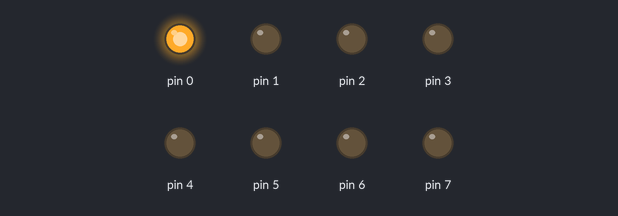
Simulated run of this sketch. Board: Arduino Uno, built with avr-gcc and run on an emulated ATmega328P. Parts: output pins drawn as LEDs (lit = HIGH).

Above: at 0.1 s.
At 4.1 s:
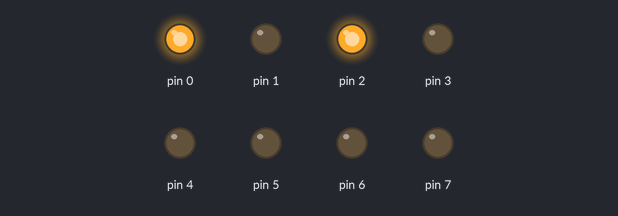
At 9.1 s:
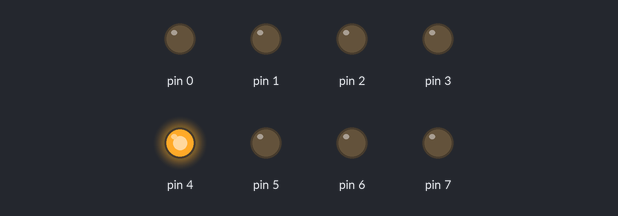
At 19.1 s:
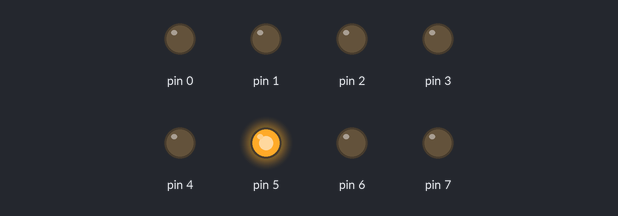
At 29.1 s:
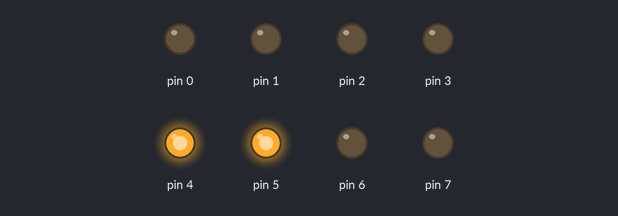
At 39.1 s:
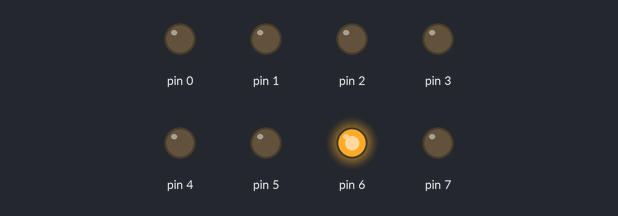
Timing chart, 0 to 40.0 s (numbered marks = the images above):
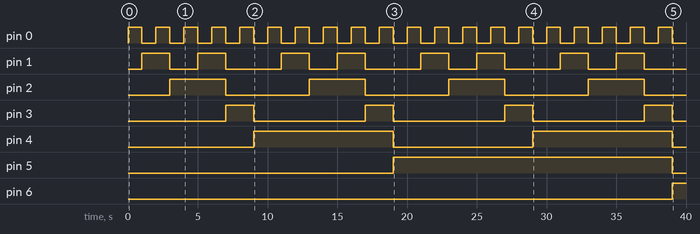

The sketch:

doubleSevenSegmentsIndicator.ino
```cpp
void setup() {
  for(int i = 0; i < 8; i++){
    pinMode(i, OUTPUT);
  }
}

int number = 1;

void loop() {
  int last = number % 10;
  int first = number / 10;

  for(int i = 0; i < 4; i++){
    digitalWrite(i, last & 0x1);
    last = last >> 1;
  }
  for(int i = 4; i < 8; i++){
    digitalWrite(i, first & 0x1);
    first = first >> 1;
  }
  delay(1000);
  number++;
}
```

Measured:
- by itself, pin 0: alternates HIGH for 1.0 s and LOW for 1.0 s
- by itself, pin 1: repeats every 10.0 s: LOW 2.0 s, HIGH 2.0 s, LOW 4.0 s, HIGH 2.0 s
- by itself, pin 2: alternates HIGH for 4.0 s and LOW for 6.0 s
- by itself, pin 3: alternates HIGH for 2.0 s and LOW for 8.0 s
- by itself, pin 4: alternates HIGH for 10.0 s and LOW for 10.0 s
- by itself, pin 5: LOW → HIGH at 19.0 s, → LOW 20.0 s later
- by itself, pin 6: LOW → HIGH at 39.0 s
